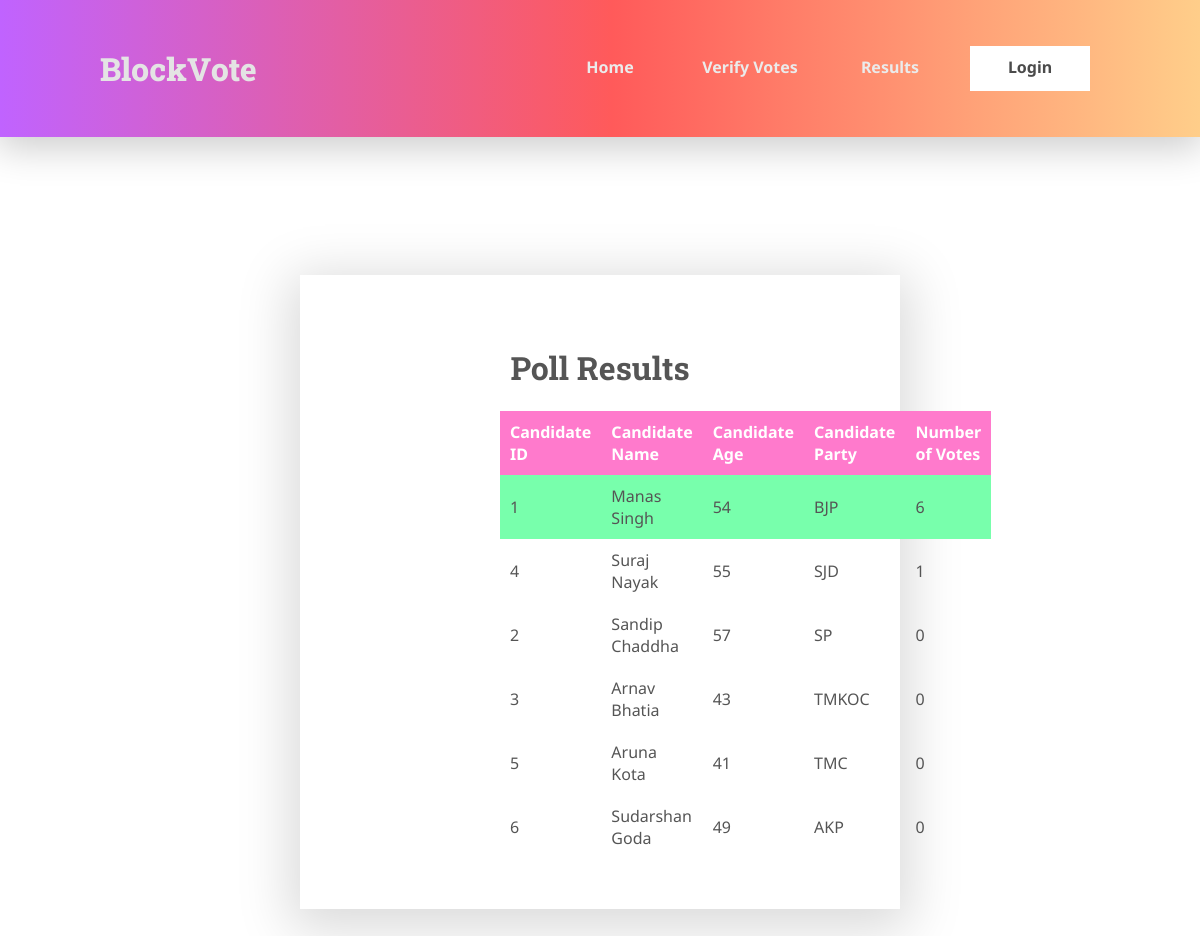
The app's page /results with its own data.
### poll/models.py (models this page shows)
class Candidate(models.Model):
    candidateID = models.IntegerField(primary_key=True)
    name = models.CharField(max_length=100)
    age = models.IntegerField(default=18)
    party = models.CharField(max_length=100)
    criminalRecords = models.BooleanField(default=False)
    count = models.IntegerField(default=0)

### poll/views.py (the view, shortened to what this page needs)
# urls.py: path('results', views.result, name='result'),
def result(request):
    if request.method == "GET":
        global result_calculated
        vote_verification = verifyVotes()
        if not result_calculated:
            list_of_votes = models.Vote.objects.all()
            for vote in list_of_votes:
                print("Before counting -> " + str(vote.counted))
                if vote.counted is False:
                    candidate = models.Candidate.objects. \
                        filter(candidateID=vote.vote)[0]
                    candidate.count += 1
                    candidate.save()
                    vote.counted = True
                    vote.save()
                    print("After counting -> " + str(vote.counted))
            result_calculated = True
        context = {
            "candidates": models.Candidate.objects.order_by("count").reverse(),
            "winner": models.Candidate.objects.order_by("count").reverse()[0]
        }
        return render(request, "poll/results.html", context)

### poll/views.py (called while the page is built, shortened)
def verifyVotes():
    block_count = models.Block.objects.count()
    tampered_block_list = []
    return tampered_block_list

### poll/templates/poll/results.html
{% extends 'poll/base.html' %} {% block content %}
<div class="content-title" role="alert">
  <h1>Poll Results</h1>
</div>
<table class="table table-hover text-center">
  <thead class="thead-dark">
    <tr>
      <th scope="col">Candidate ID</th>
      <th scope="col">Candidate Name</th>
      <th scope="col">Candidate Age</th>
      <th scope="col">Candidate Party</th>
      <th scope="col">Number of Votes</th>
    </tr>
  </thead>
  {% if candidates %}
  <tbody>
    {% for candidate in candidates %}
    <tr
      style="{% if candidate == winner %} background-color: rgb(120, 255, 172); {% endif %}"
    >
      <td scope="row">{{ candidate.candidateID }}</td>
      <td>{{ candidate.name }}</td>
      <td>{{ candidate.age }}</td>
      <td>{{ candidate.party }}</td>
      <td>{{ candidate.count }}</td>
    </tr>
    {% endfor %}
  </tbody>
</table>
{% else %}
<p>No candidates yet</p>
{% endif %} {% endblock content %}

### poll/static/poll/base.css (style rules this page uses)
* { font-family: "Noto Sans", sans-serif; }
h1, h2, h3, h4, h5, h6, h7 { font-family: "Roboto Slab", serif; }
body, .container-content { color: rgb(85, 85, 85); background-color: rgb(255, 255, 255); margin: 0; padding: 0; display: flex; flex-direction: column; justify-content: center; }
.content-title { text-align: center; }
.table { width: 100%; border-collapse: collapse; }
.table td, .table th { text-align: left; padding: 10px; }
.table th { font-weight: bold; color: white; border-style: none; background-color: rgb(255, 122, 204); }

### poll/static/poll/navbar.css (style rules this page uses)
body { overflow-y: scroll; scrollbar-width: none; -ms-overflow-style: none; }

### records on screen
Candidate: candidateID "1", name "Manas Singh", age "54", party "BJP", count "6"
Candidate: candidateID "4", name "Suraj Nayak", age "55", party "SJD", count "1"
Candidate: candidateID "2", name "Sandip Chaddha", age "57", party "SP", count "0"
Candidate: candidateID "3", name "Arnav Bhatia", age "43", party "TMKOC", count "0"
Candidate: candidateID "5", name "Aruna Kota", age "41", party "TMC", count "0"
Candidate: candidateID "6", name "Sudarshan Goda", age "49", party "AKP", count "0"
